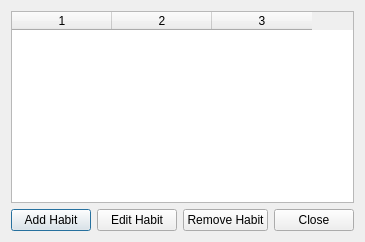
<?xml version="1.0" encoding="UTF-8"?>
<ui version="4.0">
 <class>ManageHabitsDialog</class>
 <widget class="QDialog" name="ManageHabitsDialog">
  <property name="windowTitle">
   <string>Manage Habits</string>
  </property>
  <layout class="QVBoxLayout" name="verticalLayoutMain">
   <item>
    <widget class="QTableWidget" name="tblHabits">
     <property name="columnCount">
      <number>3</number>
     </property>
     <property name="rowCount">
      <number>0</number>
     </property>
    </widget>
   </item>
   <item>
    <layout class="QHBoxLayout" name="horizontalLayoutButtons">
     <item>
      <widget class="QPushButton" name="btnAddHabit">
       <property name="text">
        <string>Add Habit</string>
       </property>
      </widget>
     </item>
     <item>
      <widget class="QPushButton" name="btnEditHabit">
       <property name="text">
        <string>Edit Habit</string>
       </property>
      </widget>
     </item>
     <item>
      <widget class="QPushButton" name="btnRemoveHabit">
       <property name="text">
        <string>Remove Habit</string>
       </property>
      </widget>
     </item>
     <item>
      <widget class="QPushButton" name="btnClose">
       <property name="text">
        <string>Close</string>
       </property>
      </widget>
     </item>
    </layout>
   </item>
  </layout>
 </widget>
 <resources/>
 <connections/>
</ui>
